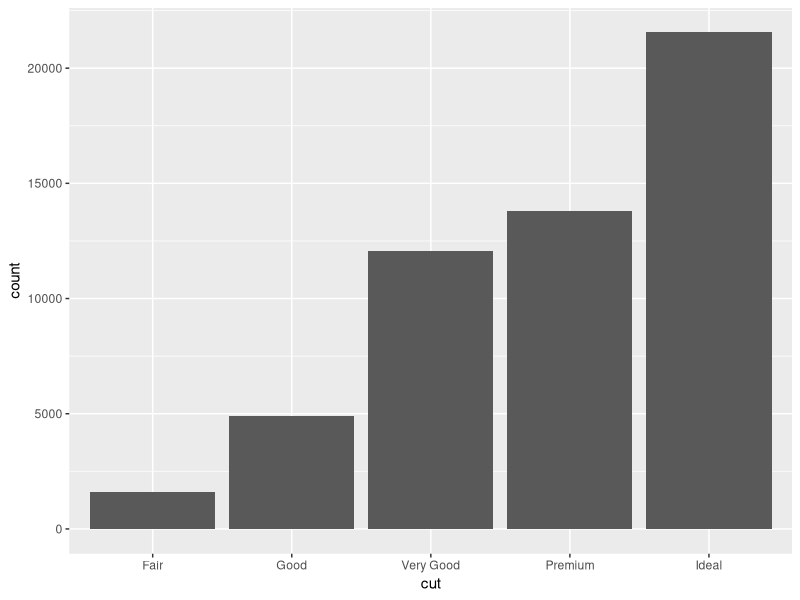
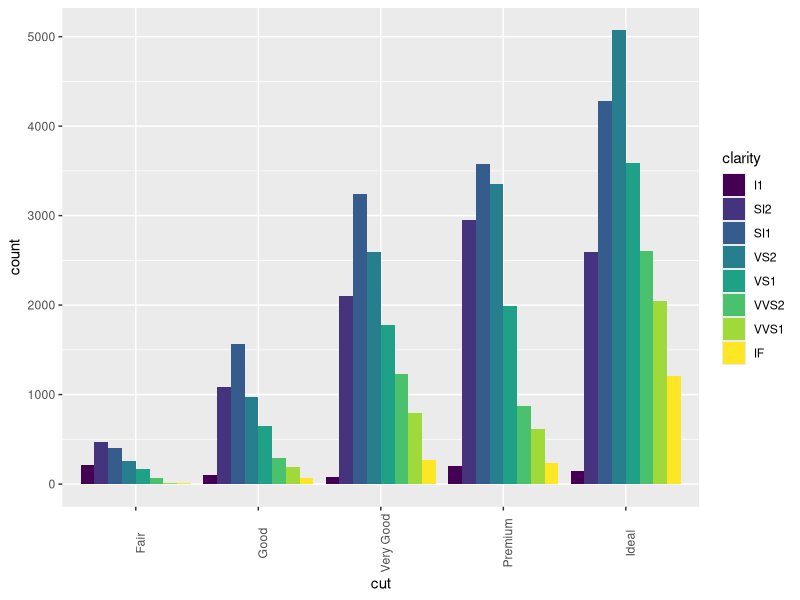
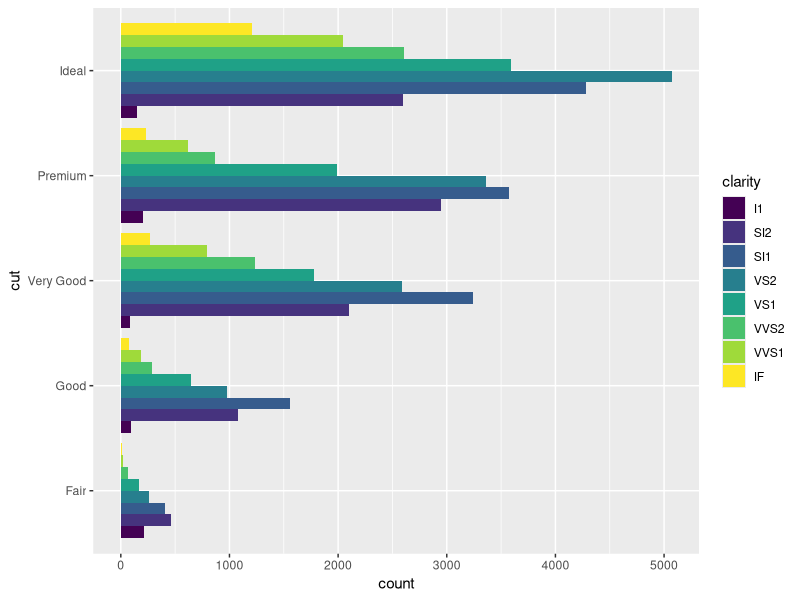
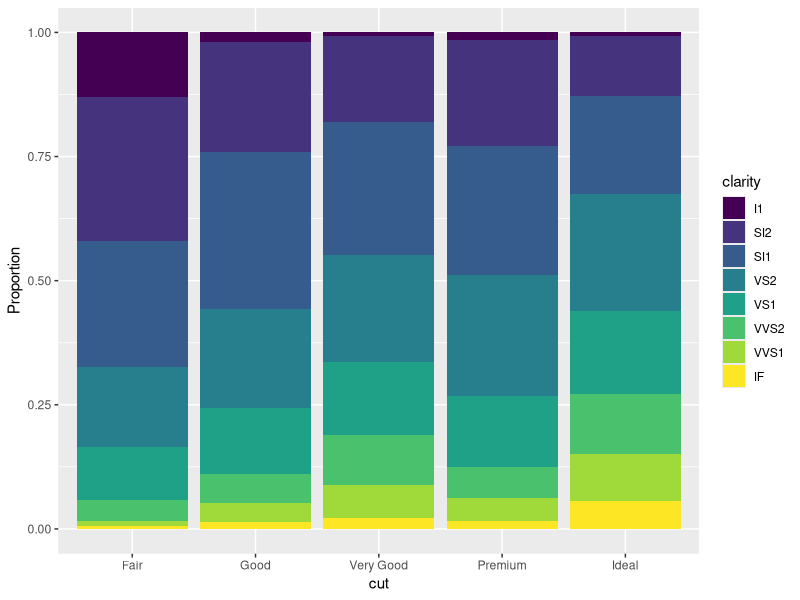
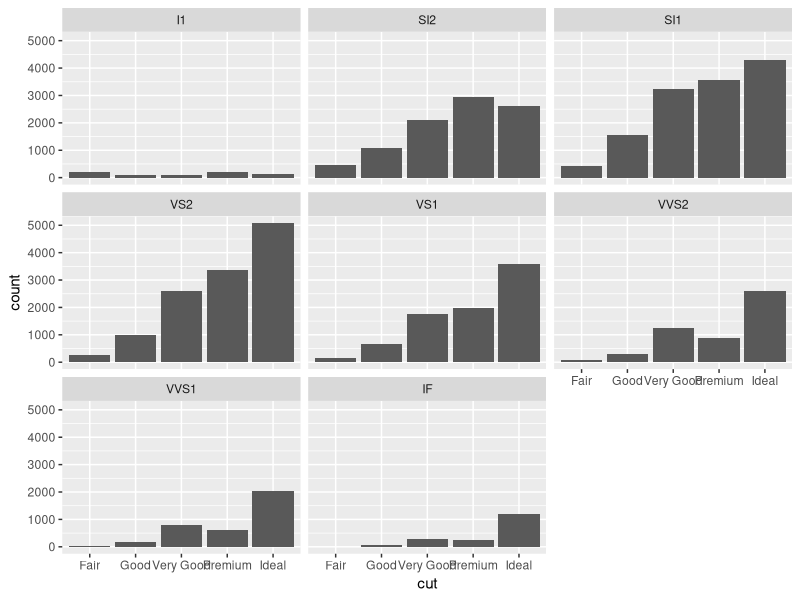
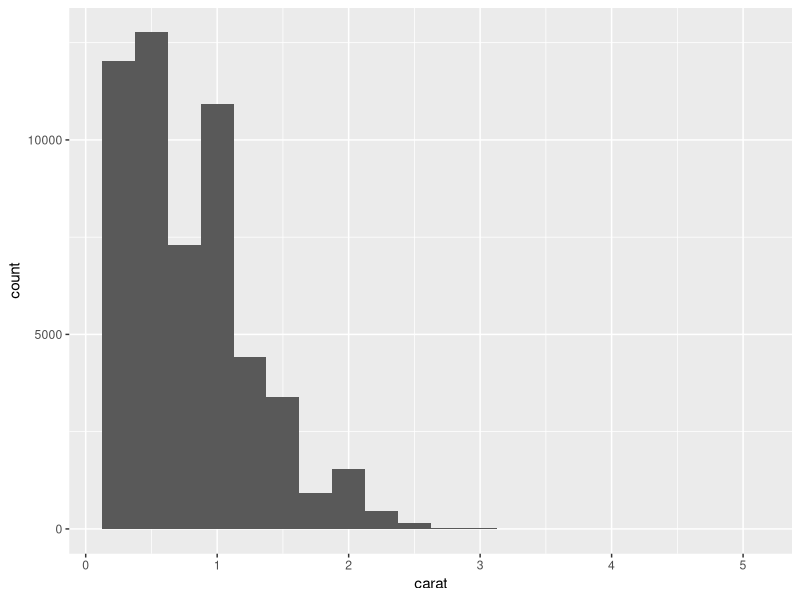
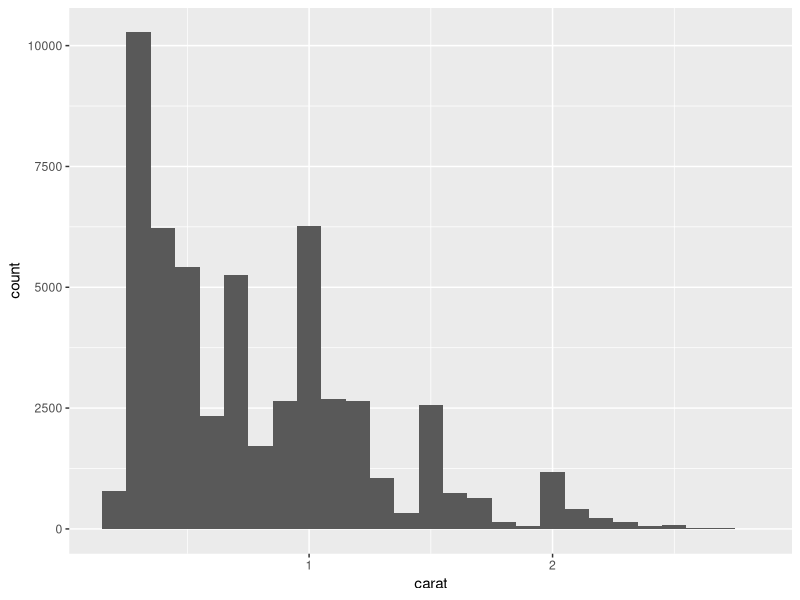
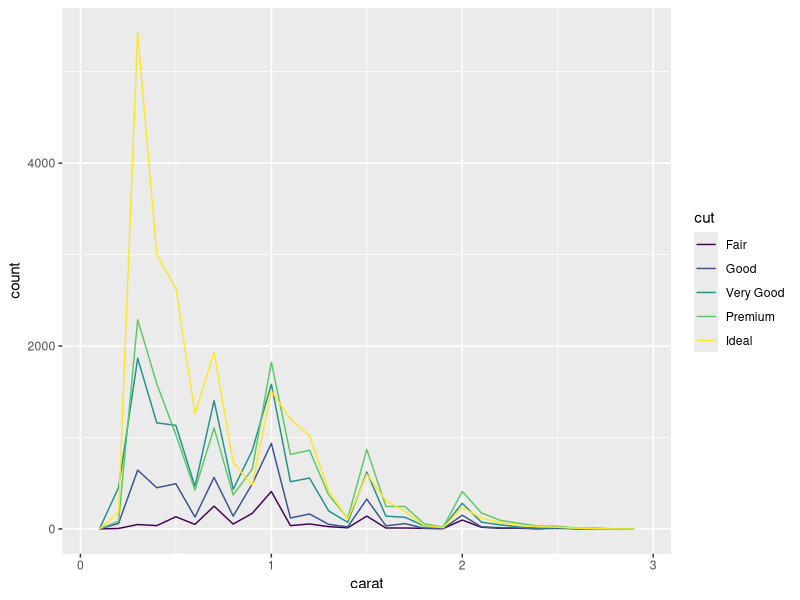

Write R code to recreate these figures, in order.
## ---- chunk 1
library(tidyverse)
library(ggplot2)
library(skimr)

# library(ggplot2)
# library(tibble)
# library(dplyr)
# library(skimr)
## ---- chunk 2
diamonds
## ---- chunk 3
glimpse(diamonds)

## ---- chunk 4
summary(diamonds)
## ---- chunk 5
str(diamonds)
## ---- chunk 6
dim(diamonds)
## ---- chunk 7
skim(diamonds)
## ---- chunk 8
View(diamonds)
## ---- chunk 9
ggplot(data = diamonds) +
  geom_bar(mapping = aes(x=cut))
## ---- chunk 10
diamonds %>%
  count(cut)
## ---- chunk 11
table(diamonds$cut)
## ---- chunk 12
unique(diamonds$cut)
## ---- chunk 13
levels(diamonds$clarity)
## ---- chunk 14
table(diamonds$cut, diamonds$clarity)
## ---- chunk 15
diamonds %>%
  count(cut, clarity)
## ---- chunk 16
ggplot(diamonds, aes(x=cut, fill = clarity)) +
  geom_bar(position = "dodge") +
  theme(axis.text.x = element_text(angle = 90))
## ---- chunk 17
ggplot(diamonds, aes(x=cut, fill = clarity)) +
  geom_bar(position = "dodge") +
  coord_flip()
## ---- chunk 18
ggplot(diamonds, aes(x=cut, fill = clarity)) +
  geom_bar(position = "fill") +
  ylab("Proportion")
## ---- chunk 19
prop.table(table(diamonds$cut, diamonds$clarity))
## ---- chunk 20
round(prop.table(table(diamonds$cut, diamonds$clarity))*100, 2)
## ---- chunk 21
ggplot(diamonds, aes(x=cut)) +
  geom_bar() +
  facet_wrap(~ clarity)
## ---- chunk 22
ggplot(data = diamonds) +
  geom_histogram(mapping = aes(x = carat), binwidth = 0.25)
## ---- chunk 23
diamonds %>%
  count(cut_width(carat, 0.5))
## ---- chunk 24
smaller <- diamonds %>%
  filter(carat < 3)

ggplot(data = smaller, mapping = aes(x=carat)) +
  geom_histogram(binwidth = 0.1)
## ---- chunk 25
ggplot(data = smaller, mapping = aes(x=carat, color=cut)) +
  geom_freqpoly(binwidth = 0.1)
## ---- chunk 26
ggplot(data = smaller, mapping = aes(x=carat)) +
  geom_histogram(binwidth = 0.01)
## ---- chunk 27
ggplot(diamonds) +
  geom_histogram(mapping = aes(x=y), binwidth = 0.5) +
  coord_cartesian(ylim = c(0,50))
## ---- chunk 28
diamonds %>%
  filter(y < 3 | y >20) %>%
  select(price, x, y, z) %>%
  arrange(y)
  
## ---- chunk 29

diamonds2 <- diamonds %>%
  filter(y > 3  & y <20)

ggplot(data = diamonds2)  +
  geom_histogram(mapping = aes(x=y), binwidth = 0.5)
## ---- chunk 30
ggplot(data = diamonds)  +
  geom_histogram(mapping = aes(x=y), binwidth = 0.5)

## ---- chunk 31
diamonds %>%
  ggplot(aes(x=x, y=y)) +
  geom_point()
## ---- chunk 32
diamonds %>%
  mutate(y = ifelse(y<3 | y>20, NA, y)) %>%
  ggplot(aes(x=x, y=y)) +
  geom_point()

## ---- chunk 33
ggplot(data=diamonds, aes(x=price)) +
  geom_freqpoly(aes(color=cut), binwidth=500)
## ---- chunk 34
ggplot(diamonds, aes(x=price, y=..density..))+
  geom_freqpoly(aes(color=cut), binwidth=500)
## ---- chunk 35
ggplot(diamonds, aes(x=cut, y=price)) +
  geom_boxplot()

## ---- chunk 36
ggplot(diamonds) +
  geom_count(aes(x=cut, y= color))
## ---- chunk 37
diamonds %>%
  count(color, cut) %>%
  ggplot(aes(x=color, y=cut)) +
  geom_tile(aes(fill=n))
